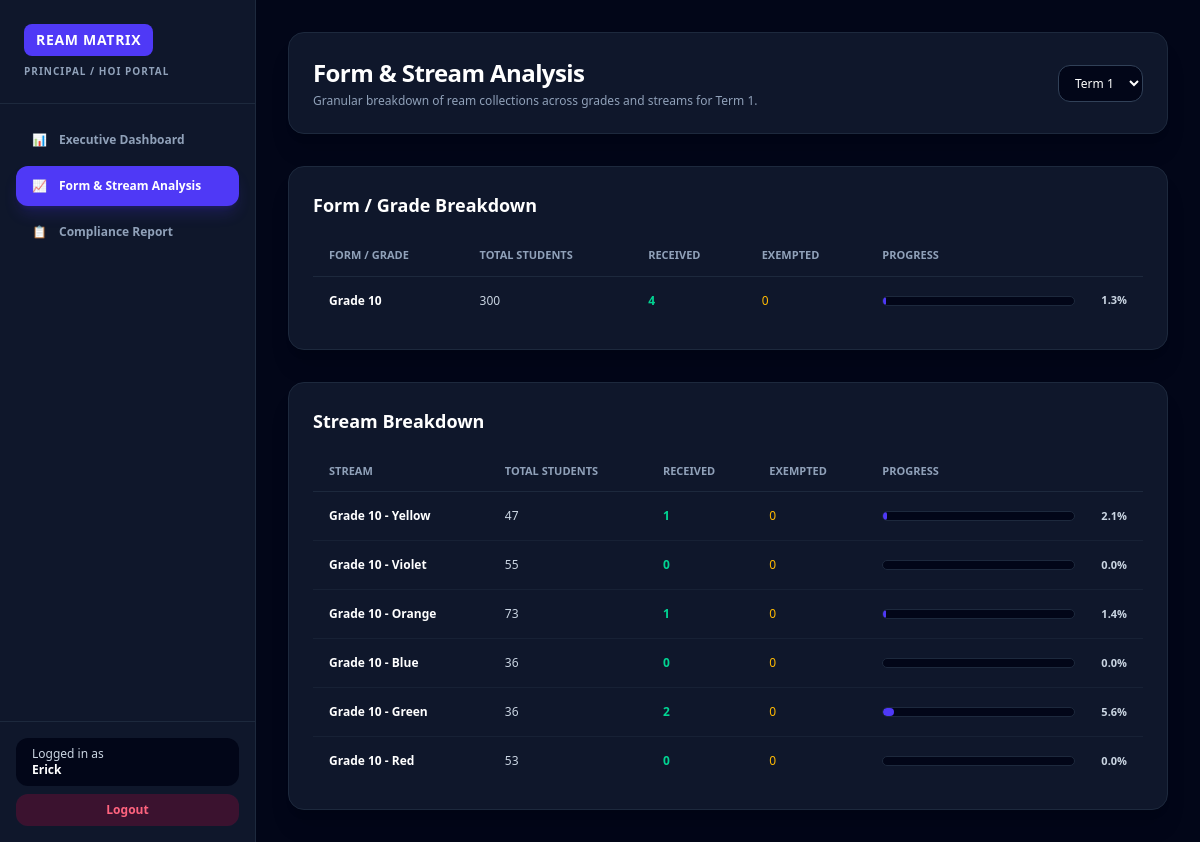
/hoi/analysis (signed in), run on the app's committed database.
### app/models.py (models this page shows, shortened)
class User(db.Model, UserMixin):
    __tablename__ = 'user'
    id = db.Column(db.Integer, primary_key=True)
    username = db.Column(db.String(100), nullable=False, unique=True)
    password_hash = db.Column(db.String(255), nullable=False)
    role = db.Column(db.String(50), nullable=False)  # 'super_admin', 'school_admin', 'hoi', 'ream_collection', 'exam_officer'
    school_id = db.Column(db.Integer, db.ForeignKey('school.id'), nullable=True)

class SchoolSetting(db.Model):
    __tablename__ = 'school_setting'
    id = db.Column(db.Integer, primary_key=True)
    school_id = db.Column(db.Integer, db.ForeignKey('school.id'), nullable=False, unique=True)
    current_term = db.Column(db.String(20), default='Term 1')      # 'Term 1', 'Term 2', or 'Term 3'
    current_academic_year = db.Column(db.String(20), default='2026') # e.g., '2026'

class Student(db.Model):
    __tablename__ = 'student'
    id = db.Column(db.Integer, primary_key=True)
    school_id = db.Column(db.Integer, db.ForeignKey('school.id'), nullable=False)
    admission_no = db.Column(db.String(50), nullable=False)
    full_name = db.Column(db.String(100), nullable=False)
    gender = db.Column(db.String(10), nullable=False)
    form_grade = db.Column(db.String(50), nullable=False)
    stream = db.Column(db.String(50), nullable=False)
    enrollment_term = db.Column(db.String(20), nullable=False)
    academic_year = db.Column(db.String(20), nullable=False)
    term_1_status = db.Column(db.String(20), default='Pending')
    term_2_status = db.Column(db.String(20), default='Pending')
    term_3_status = db.Column(db.String(20), default='Pending')
    account_owed = db.Column(db.Integer, default=3)
    created_at = db.Column(db.DateTime, default=datetime.utcnow)
    __table_args__ = (
        db.UniqueConstraint('school_id', 'admission_no', 'academic_year', name='_school_adm_year_uc'),
    )

### app/routes/hoi.py (the view)
@hoi_bp.route('/analysis', methods=['GET'])
@login_required
def analysis():
    if current_user.role not in ['hoi', 'school_admin']:
        flash('Unauthorized access.', 'danger')
        return redirect(url_for('auth.login'))
    school_id = current_user.school_id
    setting = SchoolSetting.query.filter_by(school_id=school_id).first()
    selected_term = request.args.get('term', setting.current_term if setting else 'Term 1')
    selected_year = request.args.get('year', '2026')
    term_field = student_term_status_field(selected_term)
    query = Student.query.filter_by(school_id=school_id)
    if hasattr(Student, 'year'):
        query = query.filter_by(year=selected_year)
    elif hasattr(Student, 'academic_year'):
        query = query.filter_by(academic_year=selected_year)
    students = query.all()
    form_data = {}
    stream_data = {}
    for s in students:
        grade = s.form_grade or 'Unassigned'
        stream = f"{grade} - {s.stream}" if s.stream else f"{grade} - General"
        status = getattr(s, term_field, '').lower()
        if grade not in form_data:
            form_data[grade] = {'total': 0, 'received': 0, 'exempted': 0}
        form_data[grade]['total'] += 1
        if status == 'submitted':
            form_data[grade]['received'] += 1
        elif status == 'exempted':
            form_data[grade]['exempted'] += 1
        if stream not in stream_data:
            stream_data[stream] = {'grade': grade, 'total': 0, 'received': 0, 'exempted': 0}
        stream_data[stream]['total'] += 1
        if status == 'submitted':
            stream_data[stream]['received'] += 1
        elif status == 'exempted':
            stream_data[stream]['exempted'] += 1
    return render_template('hoi/analysis.html',
                           form_data=form_data,
                           stream_data=stream_data,
                           selected_term=selected_term,
                           selected_year=selected_year)

### app/routes/hoi.py (called while the page is built)
def student_term_status_field(term_str):
    if '2' in str(term_str):
        return 'term_2_status'
    elif '3' in str(term_str):
        return 'term_3_status'
    return 'term_1_status'

### app/templates/hoi/analysis.html (shortened to what this page needs)
{% extends "hoi/base.html" %}
{% block content %}
<div class="max-w-7xl mx-auto space-y-8">
    <div class="flex justify-between items-center bg-slate-900 p-6 rounded-2xl border border-slate-800 shadow-xl">
        <div>
            <h1 class="text-2xl font-black text-white tracking-tight">Form & Stream Analysis</h1>
            <p class="text-xs text-slate-400 mt-1">Granular breakdown of ream collections across grades and streams for {{ selected_term }}.</p>
        </div>
        <form method="GET">
            <select name="term" onchange="this.form.submit()" class="bg-slate-950 border border-slate-700 text-xs text-white px-3 py-2 rounded-xl focus:outline-none focus:border-indigo-500">
                <option value="Term 1" {% if selected_term == 'Term 1' %}selected{% endif %}>Term 1</option>
            </select>
        </form>
    </div>
    <div class="bg-slate-900 rounded-2xl border border-slate-800 shadow-xl overflow-hidden p-6">
        <h2 class="text-lg font-black text-white mb-4">Form / Grade Breakdown</h2>
        <div class="overflow-x-auto">
            <table class="w-full text-left border-collapse">
                <thead>
                    <tr class="border-b border-slate-800 text-[11px] font-bold text-slate-400 uppercase">
                        <th class="py-3 px-4">Form / Grade</th>
                        <th class="py-3 px-4">Total Students</th>
                        <th class="py-3 px-4">Received</th>
                        <th class="py-3 px-4">Exempted</th>
                        <th class="py-3 px-4 w-1/3">Progress</th>
                    </tr>
                </thead>
                <tbody class="divide-y divide-slate-800/60 text-xs">
                    {% for grade, data in form_data.items() %}
                        {% set expected = data.total - data.exempted %}
                        {% set pct = (data.received / expected * 100) | round(1) if expected > 0 else 0 %}
                        <tr class="hover:bg-slate-800/40">
                            <td class="py-4 px-4 font-bold text-white">{{ grade }}</td>
                            <td class="py-4 px-4 text-slate-300">{{ data.total }}</td>
                            <td class="py-4 px-4 text-emerald-400 font-semibold">{{ data.received }}</td>
                            <td class="py-4 px-4 text-amber-400">{{ data.exempted }}</td>
                            <td class="py-4 px-4">
                                <div class="flex items-center space-x-3">
                                    <div class="flex-1 bg-slate-950 rounded-full h-2.5 overflow-hidden border border-slate-800">
                                        <div class="bg-indigo-600 h-full rounded-full" style="width: {{ pct }}%;"></div>
                                    </div>
                                    <span class="text-[11px] font-bold text-slate-300 w-10 text-right">{{ pct }}%</span>
                                </div>
                            </td>
                        </tr>
                    {% else %}
                        <tr><td colspan="5" class="py-8 text-center text-slate-500 italic">No grade records found.</td></tr>
                    {% endfor %}
                </tbody>
            </table>
        </div>
    </div>
    <div class="bg-slate-900 rounded-2xl border border-slate-800 shadow-xl overflow-hidden p-6">
        <h2 class="text-lg font-black text-white mb-4">Stream Breakdown</h2>
        <div class="overflow-x-auto">
            <table class="w-full text-left border-collapse">
                <thead>
                    <tr class="border-b border-slate-800 text-[11px] font-bold text-slate-400 uppercase">
                        <th class="py-3 px-4">Stream</th>
                        <th class="py-3 px-4">Total Students</th>
                        <th class="py-3 px-4">Received</th>
                        <th class="py-3 px-4">Exempted</th>
                        <th class="py-3 px-4 w-1/3">Progress</th>
                    </tr>
                </thead>
                <tbody class="divide-y divide-slate-800/60 text-xs">
                    {% for stream, data in stream_data.items() %}
                        {% set expected = data.total - data.exempted %}
                        {% set pct = (data.received / expected * 100) | round(1) if expected > 0 else 0 %}
                        <tr class="hover:bg-slate-800/40">
                            <td class="py-4 px-4 font-bold text-white">{{ stream }}</td>
                            <td class="py-4 px-4 text-slate-300">{{ data.total }}</td>
                            <td class="py-4 px-4 text-emerald-400 font-semibold">{{ data.received }}</td>
                            <td class="py-4 px-4 text-amber-400">{{ data.exempted }}</td>
                            <td class="py-4 px-4">
                                <div class="flex items-center space-x-3">
                                    <div class="flex-1 bg-slate-950 rounded-full h-2.5 overflow-hidden border border-slate-800">
                                        <div class="bg-indigo-600 h-full rounded-full" style="width: {{ pct }}%;"></div>
                                    </div>
                                    <span class="text-[11px] font-bold text-slate-300 w-10 text-right">{{ pct }}%</span>
                                </div>
                            </td>
                        </tr>
                    {% else %}
                        <tr><td colspan="5" class="py-8 text-center text-slate-500 italic">No stream records found.</td></tr>
                    {% endfor %}
                </tbody>
            </table>
        </div>
    </div>
</div>
{% endblock %}

### app/templates/hoi/base.html (shortened to what this page needs)
<!DOCTYPE html>
<html lang="en">
<head>
    <script src="https://cdn.jsdelivr.net/npm/@tailwindcss/browser@4"></script>
</head>
<body class="bg-slate-950 text-slate-100 min-h-screen font-sans antialiased flex">
    <aside class="w-64 bg-slate-900 border-r border-slate-800 flex flex-col justify-between shrink-0 hidden md:flex">
        <div>
            <div class="p-6 border-b border-slate-800">
                <div class="bg-indigo-600 text-white font-black px-3 py-1.5 rounded-lg text-sm tracking-wider inline-block">REAM MATRIX</div>
                <div class="text-[10px] text-slate-400 uppercase tracking-widest font-semibold mt-2">Principal / HOI Portal</div>
            </div>
            <nav class="p-4 space-y-1.5">
                <a href="{{ url_for('hoi.dashboard') }}" class="flex items-center space-x-3 px-4 py-3 rounded-xl text-xs font-semibold transition {% if request.endpoint == 'hoi.dashboard' %}bg-indigo-600 text-white shadow-lg shadow-indigo-600/20{% else %}text-slate-400 hover:bg-slate-800 hover:text-white{% endif %}">
                    <span>📊</span>
                    <span>Executive Dashboard</span>
                </a>
                <a href="{{ url_for('hoi.analysis') }}" class="flex items-center space-x-3 px-4 py-3 rounded-xl text-xs font-semibold transition {% if request.endpoint == 'hoi.analysis' %}bg-indigo-600 text-white shadow-lg shadow-indigo-600/20{% else %}text-slate-400 hover:bg-slate-800 hover:text-white{% endif %}">
                    <span>📈</span>
                    <span>Form & Stream Analysis</span>
                </a>
                <a href="{{ url_for('hoi.compliance_report') }}" class="flex items-center space-x-3 px-4 py-3 rounded-xl text-xs font-semibold transition {% if request.endpoint == 'hoi.compliance_report' %}bg-indigo-600 text-white shadow-lg shadow-indigo-600/20{% else %}text-slate-400 hover:bg-slate-800 hover:text-white{% endif %}">
                    <span>📋</span>
                    <span>Compliance Report</span>
                </a>
            </nav>
        </div>
        <div class="p-4 border-t border-slate-800">
            <div class="text-xs text-slate-300 font-medium px-4 py-2 bg-slate-950 rounded-xl mb-2">
                Logged in as <br><strong class="text-white">{{ current_user.username }}</strong>
            </div>
            <a href="{{ url_for('auth.logout') }}" class="w-full flex items-center justify-center px-4 py-2 bg-rose-600/20 hover:bg-rose-600 text-rose-400 hover:text-white text-xs font-semibold rounded-xl transition">Logout</a>
        </div>
    </aside>
    <div class="flex-1 flex flex-col min-w-0">
        <main class="flex-1 p-8 overflow-y-auto">
            {% block content %}{% endblock %}
        </main>
    </div>
</body>
</html>

### data on the page
User: username "Erick"
SchoolSetting: current_term "Term 1", term "Term 1"
Student: form_grade "Grade 10", total "300", received "4", exempted "0", pct "1.3"

### other printed values
{{ stream }} "Grade 10 - Yellow" "Grade 10 - Violet" "Grade 10 - Orange" "Grade 10 - Blue" "Grade 10 - Green" "Grade 10 - Red"
{{ data.total }} "47" "55" "73" "36" "36" "53"
{{ data.received }} "1" "0" "1" "0" "2" "0"
{{ data.exempted }} "0" "0" "0" "0" "0" "0"
{{ pct }} "2.1" "0.0" "1.4" "0.0" "5.6" "0.0"
